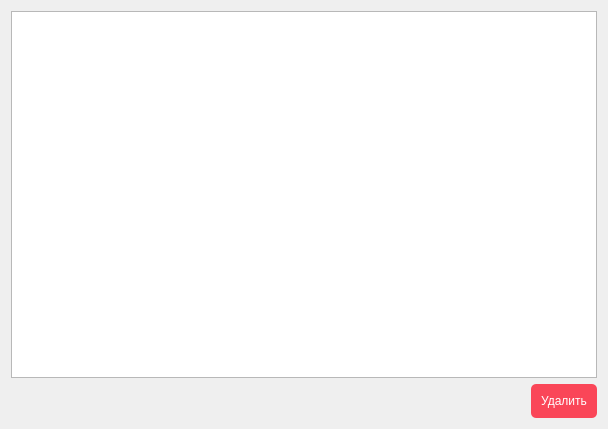
<?xml version="1.0" encoding="UTF-8"?>
<ui version="4.0">
 <class>Dialog</class>
 <widget class="QDialog" name="Dialog">
  <property name="geometry">
   <rect>
    <x>0</x>
    <y>0</y>
    <width>608</width>
    <height>429</height>
   </rect>
  </property>
  <property name="windowTitle">
   <string>Dialog</string>
  </property>
  <layout class="QVBoxLayout" name="verticalLayout">
   <item>
    <widget class="QListWidget" name="list_portfolio"/>
   </item>
   <item>
    <layout class="QHBoxLayout" name="horizontalLayout">
     <item>
      <spacer name="horizontalSpacer">
       <property name="orientation">
        <enum>Qt::Horizontal</enum>
       </property>
       <property name="sizeHint" stdset="0">
        <size>
         <width>40</width>
         <height>20</height>
        </size>
       </property>
      </spacer>
     </item>
     <item>
      <widget class="QPushButton" name="btn_delete">
       <property name="styleSheet">
        <string notr="true">padding: 10px;
background-color: #fa4658;
border-width: 2px;
border-radius: 5px;
color: white;
</string>
       </property>
       <property name="text">
        <string>Удалить</string>
       </property>
      </widget>
     </item>
    </layout>
   </item>
  </layout>
 </widget>
 <resources/>
 <connections/>
</ui>
